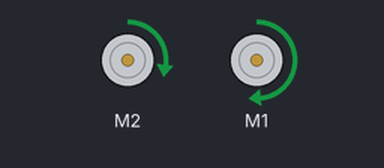
The sketch below on a simulated Arduino Uno, built with avr-gcc and run on an emulated ATmega328P. On the bench: 2 × DC motor (green arrow = forward, orange = backward, longer = faster). What the sketch prints to the serial monitor is not drawn.

Above: at 1.0 s.
At 2.2 s:
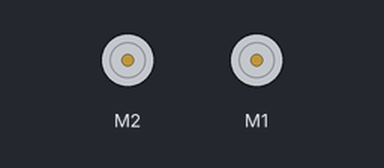
At 3.5 s:
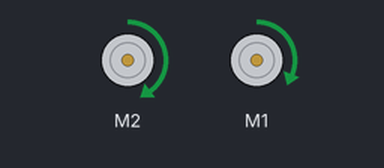
Timing chart, 0 to 6.5 s (numbered marks = the images above):
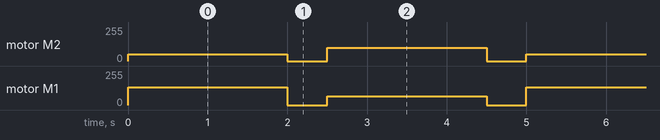

The sketch:

Manual_RMCA_P3_1.ino
```cpp
#include <AFMotor.h>

AF_DCMotor motorR(2);//El motor derecho está conectado a M2 en el Motor Shield
AF_DCMotor motorL(1);//El motor izquierdo está conectado a M1 en el Motor Shield

//Velocidades calibradas para giro en linea recta
//Coloca aquí las velocidades calibradas de tu robot
int vm_derecho_F=100;
int vm_derecho_B=100;
int vm_izquierdo_F=132;
int vm_izquierdo_B=132;

void setup() {
  Serial.begin(9600);
  Serial.println("!Prueba de motores!");
  // Encendemos los motores a una velocidad = 100/255
  motorR.setSpeed(100);
  motorL.setSpeed(100);
  motorR.run(RELEASE);//liberamos los motores
  motorL.run(RELEASE);
}

void loop() {
  //Hacemos avanzar ambos motores con distintas velocidades para observar un giro hacia la derecha
  //Antes de avanzar asignamos la velocidad de cada motor
  motorR.setSpeed(vm_derecho_F / 2);//Menor velocidad de giro en la llanta derecha para girar hacia la derecha
  motorL.setSpeed(vm_izquierdo_F);
  motorR.run(FORWARD);
  motorL.run(FORWARD);
  delay(2000);//Mantenemos el avance por 2 segundos
  motorR.run(RELEASE);
  motorL.run(RELEASE);
  delay(500);//Mantenemos la robot en su posición por medio segundo

  //Hacemos avanzar ambos motores con distintas velocidades para observar un giro hacia la izquierda
  //Antes de avanzar asignamos la velocidad de cada motor
  motorR.setSpeed(vm_derecho_F );
  motorL.setSpeed(vm_izquierdo_F /2 );//Menor velocidad de giro en la llanta izquierda para girar hacia la izquierda
  motorR.run(FORWARD);
  motorL.run(FORWARD);
  delay(2000);//Mantenemos el avance por 2 segundos
  motorR.run(RELEASE);
  motorL.run(RELEASE);
  delay(500);//Mantenemos al robot estático 0.5 segundos antes de repetir el ciclo

}
```

Measured:
- by itself, motor M2: repeats every 5.0 s: stopped 0.50 s, forward 100/255 2.0 s, stopped 0.50 s, forward 50/255 2.0 s
- by itself, motor M1: repeats every 5.0 s: stopped 0.50 s, forward 66/255 2.0 s, stopped 0.50 s, forward 132/255 2.0 s
